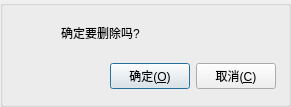
<?xml version="1.0" encoding="UTF-8"?>
<ui version="4.0">
 <class>frmMessageBox</class>
 <widget class="QDialog" name="frmMessageBox">
  <property name="geometry">
   <rect>
    <x>0</x>
    <y>0</y>
    <width>291</width>
    <height>107</height>
   </rect>
  </property>
  <property name="windowTitle">
   <string>提示</string>
  </property>
  <property name="modal">
   <bool>true</bool>
  </property>
  <layout class="QVBoxLayout" name="verticalLayout">
   <property name="leftMargin">
    <number>0</number>
   </property>
   <property name="topMargin">
    <number>0</number>
   </property>
   <property name="rightMargin">
    <number>0</number>
   </property>
   <property name="bottomMargin">
    <number>0</number>
   </property>
   <item>
    <widget class="QGroupBox" name="groupBox">
     <property name="title">
      <string/>
     </property>
     <property name="flat">
      <bool>false</bool>
     </property>
     <layout class="QVBoxLayout" name="verticalLayout_2">
      <property name="leftMargin">
       <number>2</number>
      </property>
      <property name="topMargin">
       <number>2</number>
      </property>
      <property name="rightMargin">
       <number>2</number>
      </property>
      <property name="bottomMargin">
       <number>10</number>
      </property>
      <item>
       <layout class="QHBoxLayout" name="horizontalLayout">
        <property name="leftMargin">
         <number>10</number>
        </property>
        <item>
         <widget class="QLabel" name="labIcoMain">
          <property name="sizePolicy">
           <sizepolicy hsizetype="Fixed" vsizetype="Fixed">
            <horstretch>0</horstretch>
            <verstretch>0</verstretch>
           </sizepolicy>
          </property>
          <property name="minimumSize">
           <size>
            <width>40</width>
            <height>40</height>
           </size>
          </property>
          <property name="styleSheet">
           <string notr="true">border-image: url(:/image/info.png);</string>
          </property>
          <property name="text">
           <string/>
          </property>
         </widget>
        </item>
        <item>
         <widget class="QLabel" name="labInfo">
          <property name="text">
           <string>确定要删除吗?</string>
          </property>
          <property name="scaledContents">
           <bool>false</bool>
          </property>
          <property name="wordWrap">
           <bool>true</bool>
          </property>
         </widget>
        </item>
        <item>
         <spacer name="horizontalSpacer_2">
          <property name="orientation">
           <enum>Qt::Horizontal</enum>
          </property>
          <property name="sizeHint" stdset="0">
           <size>
            <width>40</width>
            <height>20</height>
           </size>
          </property>
         </spacer>
        </item>
       </layout>
      </item>
      <item>
       <layout class="QHBoxLayout" name="horizontalLayout_3">
        <property name="leftMargin">
         <number>10</number>
        </property>
        <property name="rightMargin">
         <number>10</number>
        </property>
        <property name="bottomMargin">
         <number>5</number>
        </property>
        <item>
         <spacer name="horizontalSpacer">
          <property name="orientation">
           <enum>Qt::Horizontal</enum>
          </property>
          <property name="sizeHint" stdset="0">
           <size>
            <width>40</width>
            <height>20</height>
           </size>
          </property>
         </spacer>
        </item>
        <item>
         <widget class="QPushButton" name="btnOk">
          <property name="cursor">
           <cursorShape>PointingHandCursor</cursorShape>
          </property>
          <property name="focusPolicy">
           <enum>Qt::StrongFocus</enum>
          </property>
          <property name="styleSheet">
           <string notr="true"/>
          </property>
          <property name="text">
           <string>确定(&amp;O)</string>
          </property>
          <property name="icon">
           <iconset>
            <normaloff>:/image/update.png</normaloff>:/image/update.png</iconset>
          </property>
          <property name="iconSize">
           <size>
            <width>20</width>
            <height>20</height>
           </size>
          </property>
         </widget>
        </item>
        <item>
         <widget class="QPushButton" name="btnCancel">
          <property name="cursor">
           <cursorShape>PointingHandCursor</cursorShape>
          </property>
          <property name="focusPolicy">
           <enum>Qt::StrongFocus</enum>
          </property>
          <property name="styleSheet">
           <string notr="true"/>
          </property>
          <property name="text">
           <string>取消(&amp;C)</string>
          </property>
          <property name="icon">
           <iconset>
            <normaloff>:/image/close.png</normaloff>:/image/close.png</iconset>
          </property>
          <property name="iconSize">
           <size>
            <width>20</width>
            <height>20</height>
           </size>
          </property>
         </widget>
        </item>
       </layout>
      </item>
     </layout>
    </widget>
   </item>
  </layout>
 </widget>
 <resources/>
 <connections/>
</ui>
